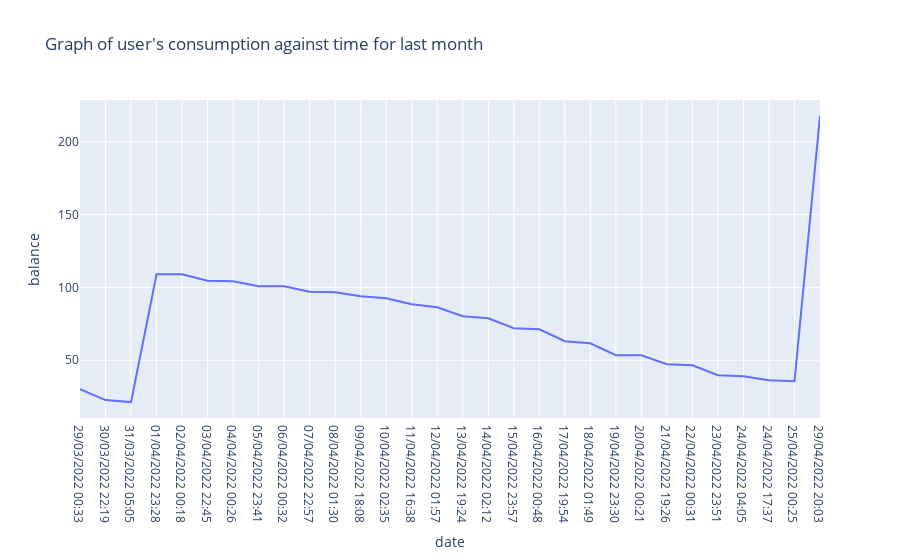

The notebook cell saved with this chart:
### Code cell
fig = px.line(smart_meter_data[-31:-1], x='date', y='balance',title="Graph of user's consumption against time for last month")
fig.show()

### Figure 1 — Plotly figure (JSON) as saved in the notebook; plotly's stock layout.template omitted (floating-point values rounded to 4 significant figures)
{"data": [{"hovertemplate": "date=%{x}<br>balance=%{y}<extra></extra>", "legendgroup": "", "line": {"color": "#636efa", "dash": "solid"}, "marker": {"symbol": "circle"}, "mode": "lines", "name": "", "orientation": "v", "showlegend": false, "type": "scatter", "x": ["29/03/2022 00:33", "30/03/2022 22:19", "31/03/2022 05:05", "01/04/2022 23:28", "02/04/2022 00:18", "03/04/2022 22:45", "04/04/2022 00:26", "05/04/2022 23:41", "06/04/2022 00:32", "07/04/2022 22:57", "08/04/2022 01:30", "09/04/2022 18:08", "10/04/2022 02:35", "11/04/2022 16:38", "12/04/2022 01:57", "13/04/2022 19:24", "14/04/2022 02:12", "15/04/2022 23:57", "16/04/2022 00:48", "17/04/2022 19:54", "18/04/2022 01:49", "19/04/2022 23:30", "20/04/2022 00:21", "21/04/2022 19:26", "22/04/2022 00:31", "23/04/2022 23:51", "24/04/2022 04:05", "24/04/2022 17:37", "25/04/2022 00:25", "29/04/2022 20:03"], "xaxis": "x", "y": [30.23, 22.67, 21.3, 109.0, 109.0, 104.6, 104.2, 100.8, 100.8, 97.05, 96.71, 93.97, 92.6, 88.48, 86.42, 80.23, 78.86, 71.99, 71.31, 63.06, 61.69, 53.45, 53.45, 47.26, 46.58, 39.71, 39.02, 36.27, 35.59, 217.7], "yaxis": "y"}], "layout": {"legend": {"tracegroupgap": 0}, "title": {"text": "Graph of user's consumption against time for last month"}, "xaxis": {"anchor": "y", "domain": [0, 1], "title": {"text": "date"}}, "yaxis": {"anchor": "x", "domain": [0, 1], "title": {"text": "balance"}}}}
